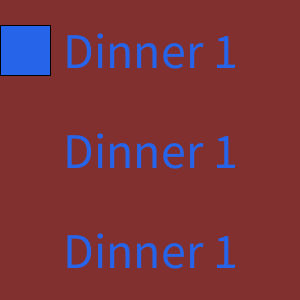
Frame 1 (no input)
Frame 60 (the mouse pressed at the canvas centre just before this capture): identical to frame 1, image omitted
Frame 120 (the mouse held since frame 60 and released just before this capture): identical to frame 1, image omitted

The Processing sketch that drew this single still picture (run headless with seeded random() and noise(); from frame 60 on, the mouse is pressed at the canvas centre):

// Processing sketch: week13_4_text_dinnermouse
// ── week13_4_text_dinnermouse.pde
void setup(){
  size(300,300);
  fill(#2665EA);
  textSize(50);
  textAlign(CENTER,CENTER);
}
void draw(){
  background(#812F2F);
  text("Dinner 1",150,50);
  text("Dinner 1",150,150);
  text("Dinner 1",150,250);
  int choice= mouseX % 3;
  if(choice==0)rect(0,25,50,50);
  if(choice==1)rect(0,125,50,50);
  if(choice==2)rect(0,225,50,50);
}
